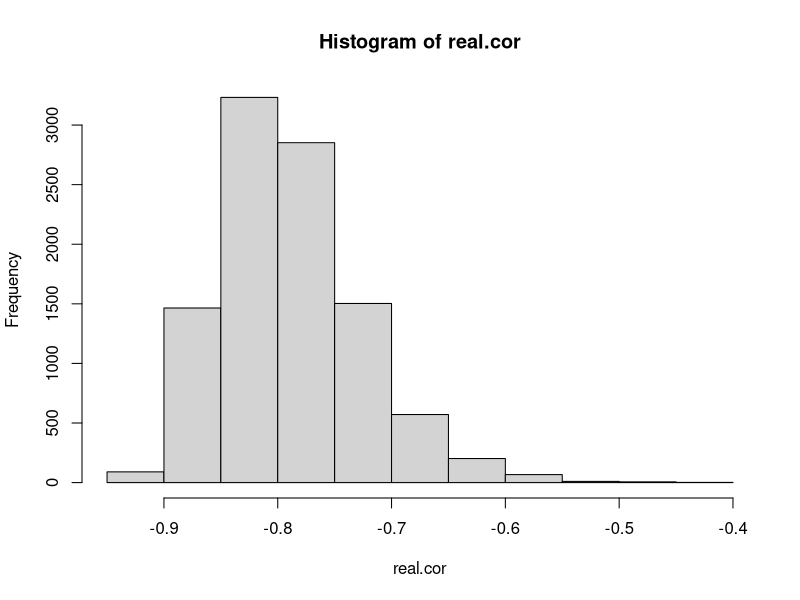
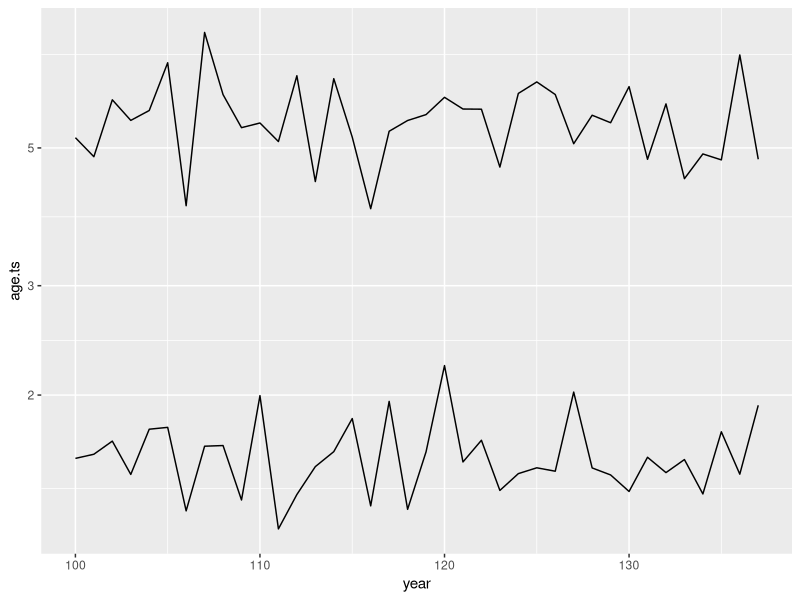

These charts were generated, in order, by the following R code:
# Generating the F (fishing mortality) and M (age) time-series used in the following publication : 
#Charbonneau, J. A., Keith, D. M., MacNeil, M.A., and Hutchings, J. A. 2022. Effects of fishing mortality on the age structure of marine fishes. Submitted to Canadian Journal of Fisheries and Aquatic Sciences.

# General information  ----

#1: Fishing mortality - Specify the mean and variance of this process
## mn: The mean exploitation rate in the fishery (on instantaneous scale)
## var: The variance

# Next your age time series

#2: Age - Specify the mean and variance of this process
## mn: The mean age of the populations
## var: The variance 

#3: ARIMA - Specify parameters 
## proc: 'arima' runs full 'arima' model with p/d/q as specified.  'normal' is arima with p=q=d=0. 'rand_walk" is arima with p =1 , q=d=0
## p: ARIMA ar() term
## d: ARIMA degree of differencing term
## q: ARIMA moving average term
## cor: The correlation coefficient between fm and age time series -1 <= cor <= 1
## lag: The lag between the fm and age time series, negative indicates that fm leads age, positive is age leading fm.

#4: ts  Specity Time series length 
## years: Number of years in the ARIMA time series that you will be sampled (default = 1000)
## start.year: The first year from the  ARIMA time series to sample from (avoid going too close to the start)
## final.ts.len:  Length of final time series.
# Simulation function  ----

### 1. Generating fm and mn series.
sim.fun <- function(fm = list(mn = 0.5,var=0.1),
                    age = list(mn =2,var=0.1),
                    arima = list(proc = 'arima',p=0,d=1,q=0,cor = -0.5,lag = -2),
                    ts = list(years=1000,start.year =200, final.ts.len = 20))
  
{

require("mvtnorm")
  # Covariance structure for the 'error' (log scale)
  # Get the correlation matrix   
  corr.mat <- matrix(c(1,arima$cor,arima$cor,1),nrow = 2)
  # And convert to a covariance matrix.
  cov.mat <- corr.mat * sqrt(fm$var) * sqrt(age$var)
  n <- ts$years
  # This gets us two correlated 'error' time series
  eps <- mvtnorm::rmvnorm(n = n, mean = log(c(fm$mn,age$mn)), sigma = cov.mat)
  
### 2. Specifing parameters 
  if(arima$proc == 'normal') 
  {
    fm.ts <- arima.sim(model =list(0,0,0),n = n, innov = eps[,1])
    age.ts <- arima.sim(n = n, model = list(0,0,0), innov = eps[,2])  
  }
  # If you wanted it to be an ARIMA model with specfied p/q/d terms
  if(arima$proc == 'arima')  
  {
    fm.ts <- arima.sim(model =list(arima$p,arima$d,arima$q),n = n, innov = eps[,1])
    age.ts <- arima.sim(n = n, model = list(arima$p,arima$d,arima$q), innov = eps[,2]) 
  }
  # If you wanted it to be a random walk model (p=1)
  if(arima$proc == 'rand_walk')
  {
    fm.ts <- arima.sim(model =list(1,0,0),n = n, innov = eps[,1])
    age.ts <- arima.sim(n = n, model = list(1,0,0), innov = eps[,2]) 
  }
  
### 3. Save the time series (f input, age output) - (LL, fishing scenraio)
dat <- data.frame(year = ts$start.year:(ts$start.year+ts$final.ts.len-1),
                    fm.ts = exp(fm.ts[ts$start.year:(ts$start.year+ts$final.ts.len-1)]),
                    age.ts = exp(age.ts[(ts$start.year-arima$lag):(ts$start.year+ts$final.ts.len-1-arima$lag)]))
  return(dat)
} 

# Example with mod 1  ----

fm.mn<-1.56
age.mn<-5.57
p<-0
d<-1
q<-0
proc<-"arima"
sim.years <- 200 
syear <- 100 
ts.len <- 38 # chg for last 4 sim
n.sims <- 10000 
real.cor <- NA
dat <- NULL

fm.var <- 0.01
age.var <- 0.03
lag <- -4
cor <- -0.9

for(i in 1:n.sims) 
{
  # Run the simulations
  dat[[i]] <- sim.fun(fm = list(mn = fm.mn,var=fm.var),
                      age = list(mn = age.mn,var=age.var),
                      arima= list(proc = proc,p=p,d=d,q=q,cor =cor,lag = lag),
                      ts = list(years=sim.years,start.year =syear, final.ts.len = ts.len))
  tmp <- ccf(dat[[i]]$age.ts,dat[[i]]$fm.ts,plot=F)
  real.cor[i] <- tmp$acf[tmp$lag == lag]
}
# Make sure what you put in is what you get out, real.cor should be the cor you specified with some uncertainty around it
hist(real.cor)
mean(real.cor)
require(ggplot2)
ggplot(dat[[1]]) + geom_line(aes(x=year,y = age.ts)) + geom_line(aes(x=year,y=fm.ts)) + scale_y_log10()


